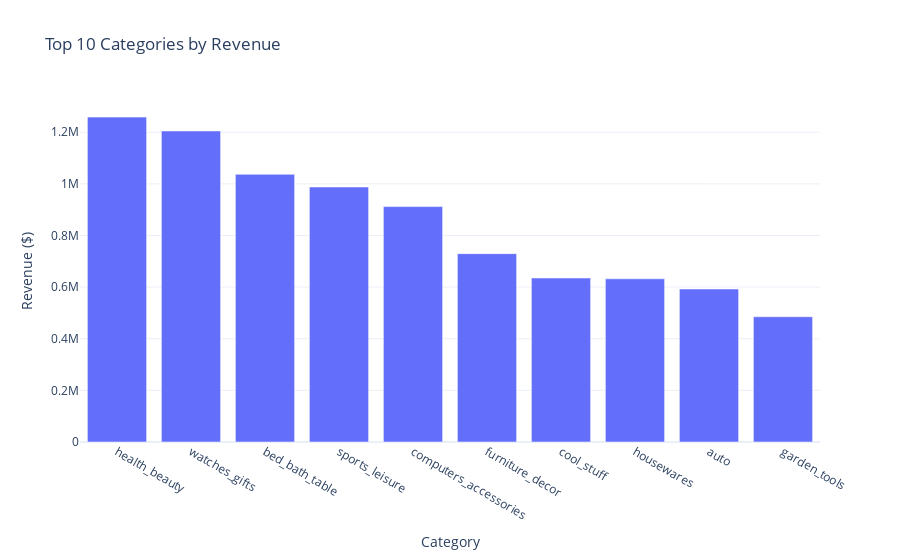

The notebook cell this image was saved under:
### Code cell
# Cell 2: Top 10 Product Categories by Revenue
# Test translations and joins are working

query_top_categories = """
SELECT
    category_name_en,
    ROUND(SUM(price), 2) as total_revenue,
    COUNT(DISTINCT order_id) as total_orders
FROM main.fct_orders_items
GROUP BY 1
ORDER BY total_revenue DESC
LIMIT 10
"""

df_top = con.execute(query_top_categories).df()

fig = px.bar(df_top, x='category_name_en', y='total_revenue',
             title='Top 10 Categories by Revenue',
             labels={'category_name_en': 'Category', 'total_revenue': 'Revenue ($)'},
             template='plotly_white')

fig.show()

### Figure 1 — Plotly figure (JSON) as saved in the notebook; plotly's stock layout.template omitted (floating-point values rounded to 4 significant figures)
{"data": [{"hovertemplate": "Category=%{x}<br>Revenue ($)=%{y}<extra></extra>", "legendgroup": "", "marker": {"color": "#636efa", "pattern": {"shape": ""}}, "name": "", "orientation": "v", "showlegend": false, "textposition": "auto", "type": "bar", "x": ["health_beauty", "watches_gifts", "bed_bath_table", "sports_leisure", "computers_accessories", "furniture_decor", "cool_stuff", "housewares", "auto", "garden_tools"], "xaxis": "x", "y": [1259000.0, 1205000.0, 1037000.0, 988000.0, 912000.0, 729800.0, 635300.0, 632200.0, 592700.0, 485300.0], "yaxis": "y"}], "layout": {"barmode": "relative", "legend": {"tracegroupgap": 0}, "title": {"text": "Top 10 Categories by Revenue"}, "xaxis": {"anchor": "y", "domain": [0, 1], "title": {"text": "Category"}}, "yaxis": {"anchor": "x", "domain": [0, 1], "title": {"text": "Revenue ($)"}}}}
